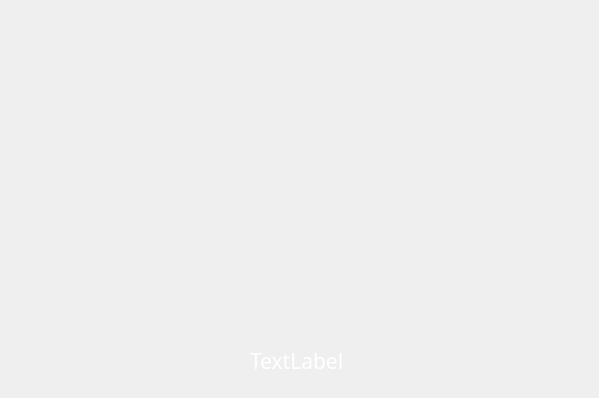
<?xml version="1.0" encoding="UTF-8"?>
<ui version="4.0">
 <class>VDireccion</class>
 <widget class="QDialog" name="VDireccion">
  <property name="geometry">
   <rect>
    <x>0</x>
    <y>0</y>
    <width>599</width>
    <height>398</height>
   </rect>
  </property>
  <property name="windowTitle">
   <string>Drácula</string>
  </property>
  <property name="windowIcon">
   <iconset resource="resources.qrc">
    <normaloff>:/Resources/Recursos/icono.ico</normaloff>:/Resources/Recursos/icono.ico</iconset>
  </property>
  <widget class="QLabel" name="label">
   <property name="geometry">
    <rect>
     <x>0</x>
     <y>0</y>
     <width>701</width>
     <height>401</height>
    </rect>
   </property>
   <property name="text">
    <string/>
   </property>
   <property name="pixmap">
    <pixmap resource="resources.qrc">:/Resources/Recursos/Direccion2.png</pixmap>
   </property>
  </widget>
  <widget class="QPushButton" name="bHorizontal">
   <property name="geometry">
    <rect>
     <x>180</x>
     <y>120</y>
     <width>221</width>
     <height>51</height>
    </rect>
   </property>
   <property name="text">
    <string/>
   </property>
   <property name="flat">
    <bool>true</bool>
   </property>
  </widget>
  <widget class="QPushButton" name="bVertical">
   <property name="geometry">
    <rect>
     <x>180</x>
     <y>230</y>
     <width>221</width>
     <height>51</height>
    </rect>
   </property>
   <property name="text">
    <string/>
   </property>
   <property name="flat">
    <bool>true</bool>
   </property>
  </widget>
  <widget class="QLabel" name="lPlayer">
   <property name="geometry">
    <rect>
     <x>250</x>
     <y>350</y>
     <width>121</width>
     <height>21</height>
    </rect>
   </property>
   <property name="palette">
    <palette>
     <active>
      <colorrole role="WindowText">
       <brush brushstyle="SolidPattern">
        <color alpha="255">
         <red>255</red>
         <green>255</green>
         <blue>255</blue>
        </color>
       </brush>
      </colorrole>
      <colorrole role="Text">
       <brush brushstyle="SolidPattern">
        <color alpha="255">
         <red>0</red>
         <green>0</green>
         <blue>0</blue>
        </color>
       </brush>
      </colorrole>
     </active>
     <inactive>
      <colorrole role="WindowText">
       <brush brushstyle="SolidPattern">
        <color alpha="255">
         <red>255</red>
         <green>255</green>
         <blue>255</blue>
        </color>
       </brush>
      </colorrole>
      <colorrole role="Text">
       <brush brushstyle="SolidPattern">
        <color alpha="255">
         <red>0</red>
         <green>0</green>
         <blue>0</blue>
        </color>
       </brush>
      </colorrole>
     </inactive>
     <disabled>
      <colorrole role="WindowText">
       <brush brushstyle="SolidPattern">
        <color alpha="255">
         <red>120</red>
         <green>120</green>
         <blue>120</blue>
        </color>
       </brush>
      </colorrole>
      <colorrole role="Text">
       <brush brushstyle="SolidPattern">
        <color alpha="255">
         <red>120</red>
         <green>120</green>
         <blue>120</blue>
        </color>
       </brush>
      </colorrole>
     </disabled>
    </palette>
   </property>
   <property name="font">
    <font>
     <family>Bradley Hand ITC</family>
     <pointsize>16</pointsize>
    </font>
   </property>
   <property name="text">
    <string>TextLabel</string>
   </property>
  </widget>
 </widget>
 <resources>
  <include location="resources.qrc"/>
 </resources>
 <connections/>
</ui>
